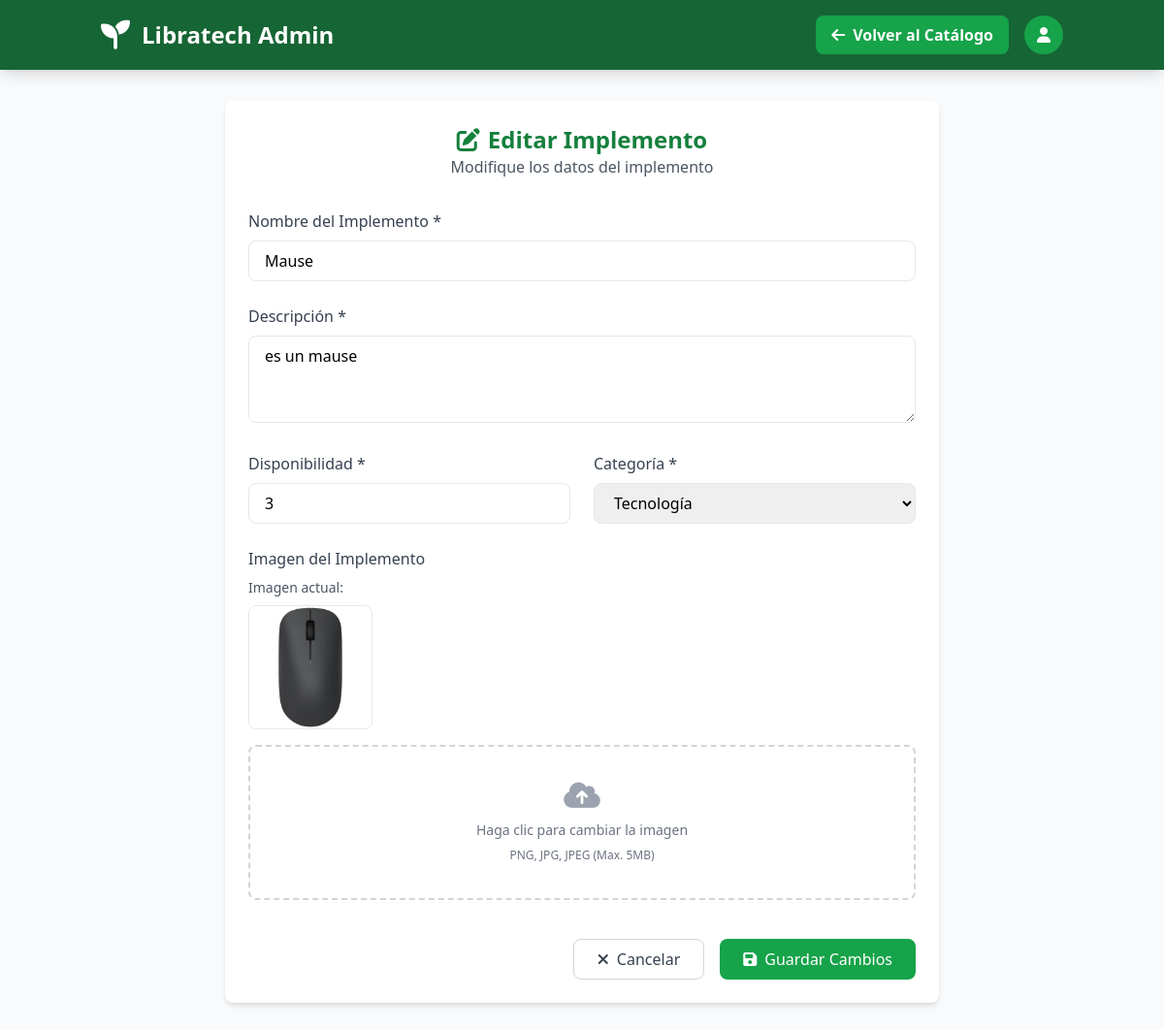
The app's page /admin/admin/catalogo/editar/1, older data.
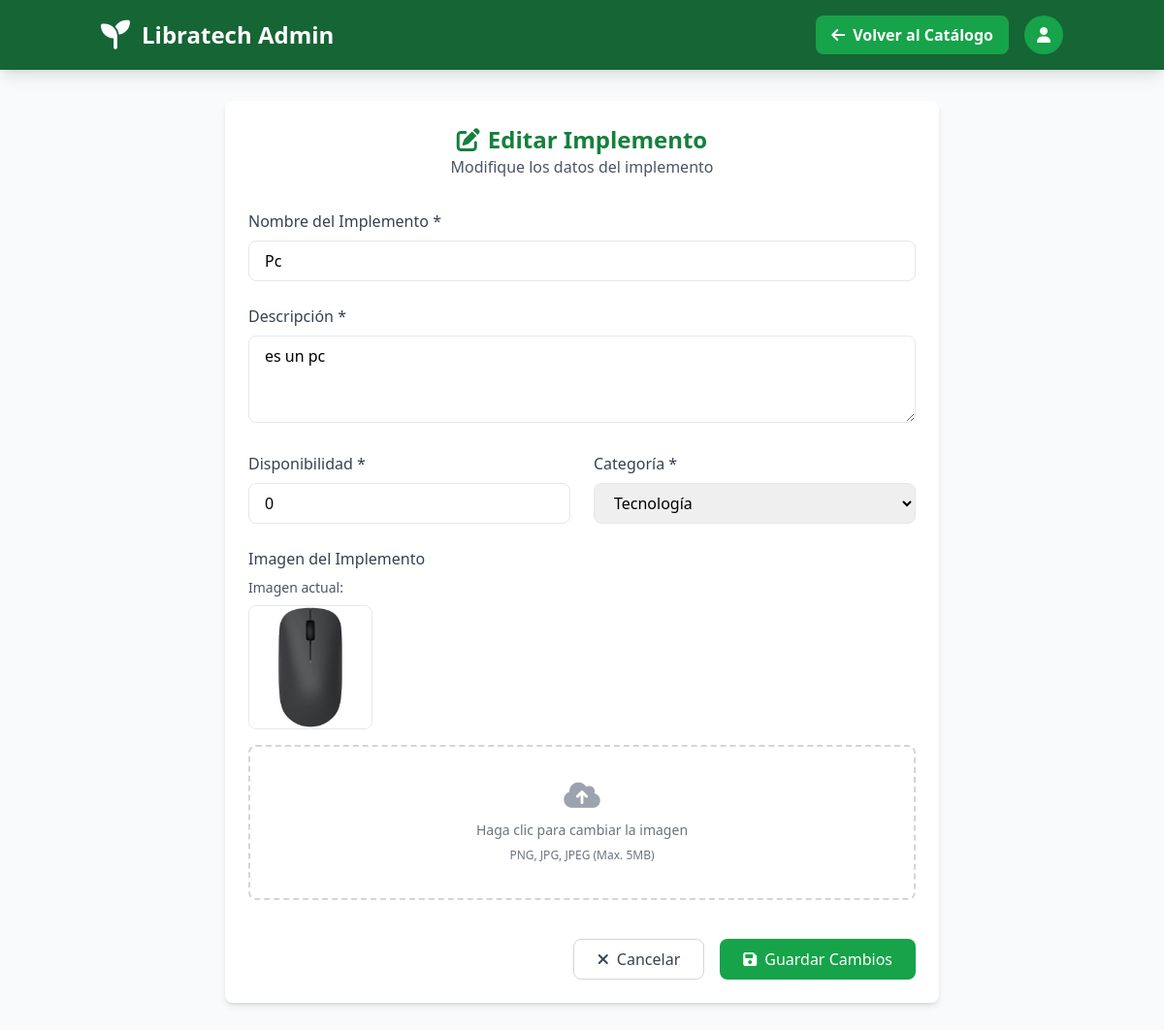
The same page, newer data.
### tables this page shows
CREATE TABLE catalogo (
                id INTEGER PRIMARY KEY AUTOINCREMENT,
                implemento TEXT NOT NULL,
                descripcion TEXT NOT NULL,
                disponibilidad INTEGER NOT NULL,
                imagen_url TEXT,
                categoria TEXT,
                created_at TIMESTAMP DEFAULT CURRENT_TIMESTAMP
            );

### routes/admin.py (the view, shortened to what this page needs)
@admin_bp.route('/admin/catalogo/editar/<int:id>', methods=['GET', 'POST'])
def editar_implemento(id):
    conn = get_db_connection()
    implemento = conn.execute('SELECT * FROM catalogo WHERE id = ?', (id,)).fetchone()
    conn.close()
    if implemento is None:
        flash('Implemento no encontrado', 'error')
        return redirect(url_for('admin.ver_catalogo'))
    return render_template('admin/editar_implemento.html', implemento=implemento)

### app.py (called while the page is built)
@app.context_processor
def inject_user():
    return dict(
        current_user={
            'id': session.get('user_id'),
            'nombre': session.get('user_nombre'),
            'email': session.get('user_email'),
            'is_authenticated': 'user_id' in session
        }
    )

### utils/db.py (called while the page is built)
def get_db_connection():
    conn = sqlite3.connect('models/database.db')
    conn.row_factory = sqlite3.Row
    return conn

### templates/admin/editar_implemento.html (shortened to what this page needs)
<!DOCTYPE html>
<html lang="es">
<head>
    <script src="https://cdn.tailwindcss.com"></script>
    <link rel="stylesheet" href="https://cdnjs.cloudflare.com/ajax/libs/font-awesome/6.4.0/css/all.min.css">
</head>
<body class="bg-gray-50 min-h-screen">
    <header class="bg-green-800 text-white shadow-lg">
        <div class="container mx-auto px-4 py-4 flex justify-between items-center">
            <div class="flex items-center">
                <i class="fas fa-seedling text-3xl mr-3"></i>
                <h1 class="text-2xl font-bold">Libratech Admin</h1>
            </div>
            <div class="flex items-center space-x-4">
                <a href="{{ url_for('admin.ver_catalogo') }}" class="bg-green-600 hover:bg-green-700 px-4 py-2 rounded-lg font-semibold">
                    <i class="fas fa-arrow-left mr-2"></i>Volver al Catálogo
                </a>
                <div class="w-10 h-10 rounded-full bg-green-600 flex items-center justify-center">
                    <i class="fas fa-user"></i>
                </div>
            </div>
        </div>
    </header>
    <div class="container mx-auto px-4 py-8 max-w-3xl">
        <div class="bg-white rounded-lg shadow-md p-6">
            <div class="text-center mb-8">
                <h1 class="text-2xl font-bold text-green-700">
                    <i class="fas fa-edit mr-2"></i>Editar Implemento
                </h1>
                <p class="text-gray-600">Modifique los datos del implemento</p>
            </div>
            <form method="POST" enctype="multipart/form-data" class="space-y-6">
                <div>
                    <label class="block text-gray-700 mb-2 font-medium" for="implemento">Nombre del Implemento *</label>
                    <input type="text" id="implemento" name="implemento" value="{{ implemento['implemento'] }}" required
                           class="w-full px-4 py-2 border rounded-lg focus:outline-none focus:ring-2 focus:ring-green-500">
                </div>
                <div>
                    <label class="block text-gray-700 mb-2 font-medium" for="descripcion">Descripción *</label>
                    <textarea id="descripcion" name="descripcion" rows="3" required
                              class="w-full px-4 py-2 border rounded-lg focus:outline-none focus:ring-2 focus:ring-green-500">{{ implemento['descripcion'] }}</textarea>
                </div>
                <div class="grid grid-cols-1 md:grid-cols-2 gap-6">
                    <div>
                        <label class="block text-gray-700 mb-2 font-medium" for="disponibilidad">Disponibilidad *</label>
                        <input type="number" id="disponibilidad" name="disponibilidad" value="{{ implemento['disponibilidad'] }}" min="0" required
                               class="w-full px-4 py-2 border rounded-lg focus:outline-none focus:ring-2 focus:ring-green-500">
                    </div>
                    <div>
                        <label class="block text-gray-700 mb-2 font-medium" for="categoria">Categoría *</label>
                        <select id="categoria" name="categoria" required
                                class="w-full px-4 py-2 border rounded-lg focus:outline-none focus:ring-2 focus:ring-green-500">
                            <option value="tecnologia" {% if implemento['categoria'] == 'tecnologia' %}selected{% endif %}>Tecnología</option>
                        </select>
                    </div>
                </div>
                <div>
                    <label class="block text-gray-700 mb-2 font-medium">Imagen del Implemento</label>
                    {% if implemento['imagen_url'] %}
                    <div class="mb-4">
                        <p class="text-sm text-gray-600 mb-2">Imagen actual:</p>
                        <div class="w-32 h-32 border rounded-lg overflow-hidden">
                            <img src="{{ url_for('static', filename='uploads/' + implemento['imagen_url']) }}" alt="{{ implemento['implemento'] }}" class="w-full h-full object-cover">
                        </div>
                    </div>
                    {% endif %}
                    <div class="flex items-center justify-center w-full">
                        <label for="imagen" class="flex flex-col items-center justify-center w-full h-40 border-2 border-dashed rounded-lg cursor-pointer border-gray-300 hover:border-green-400">
                            <div class="flex flex-col items-center justify-center pt-5 pb-6" id="uploadText">
                                <i class="fas fa-cloud-upload-alt text-3xl text-gray-400 mb-2"></i>
                                <p class="mb-2 text-sm text-gray-500">Haga clic para cambiar la imagen</p>
                                <p class="text-xs text-gray-500">PNG, JPG, JPEG (Max. 5MB)</p>
                            </div>
                        </label>
                    </div>
                </div>
                <div class="flex justify-end space-x-4 pt-4">
                    <a href="{{ url_for('admin.ver_catalogo') }}" class="px-6 py-2 border border-gray-300 rounded-lg text-gray-700 hover:bg-gray-100">
                        <i class="fas fa-times mr-2"></i>Cancelar
                    </a>
                    <button type="submit" class="px-6 py-2 bg-green-600 text-white rounded-lg hover:bg-green-700">
                        <i class="fas fa-save mr-2"></i>Guardar Cambios
                    </button>
                </div>
            </form>
        </div>
    </div>
</body>
</html>

Row changes from the older to the newer data that the page shows:
changed catalogo "Tecnología": implemento "Mause" → "Pc"; descripcion "es un mause" → "es un pc"; disponibilidad "3" → "0"
